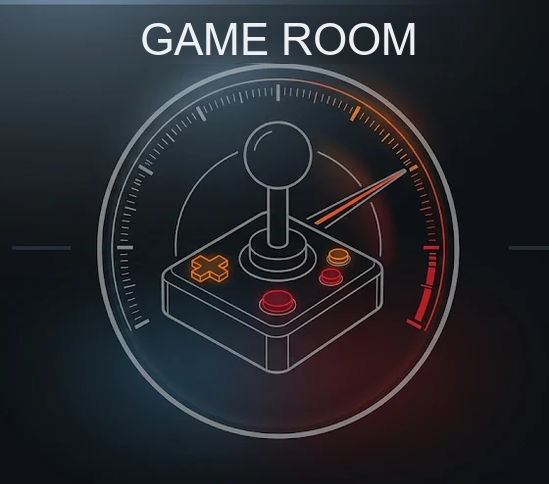
#> input picture source/native/art/previews/GameRoom.png, 549 x 484 px; its folder holds only this picture in this run
$ python make_gameroom.py
#> lines starting #> are read from the running program, lines starting #| are printed output that depends on the picture
### source/native/tools/preview.py
"""Static hover previews for the iDrive app list.

Without a preview model, iDrive renders an app's real page when the app is only
hovered in the list. That page then counts as "visible", so the app starts its
data worker and sends screen updates while iDrive is at its busiest (list
animation + preview), which is when the HMI freeze was hit. NBT-AAD avoids this
with a StatePreview model pointing at a separate page that holds one 549x484
picture; we do the same. The real page (and the live data) only starts once
the app is actually opened.

IDs used by Game Room's preview:
  model 120 = raPreviewModel (StatePreview -> state 106)
  model 121 = imageIdModel holding the preview picture
  state 106 = preview page, appended LAST so existing state numbers do not move
  component 260 = the picture on that page
"""
from pathlib import Path
from xml.etree import ElementTree as ET

from PIL import Image

PREVIEW_MODEL, PICTURE_MODEL, PREVIEW_STATE, PICTURE_COMPONENT = 120, 121, 106, 260
WIDTH, HEIGHT = 549, 484
BACKGROUND = "#0b0f14"


def add(app, image_id, title):
    """Wire the preview into a <pluginApp> element. Call after all other states exist."""
#> called with image_id = 57801, title = 'Game Room'
    app.find("entryButton").set("previewModel", str(PREVIEW_MODEL))
    models = app.find("models")
    ET.SubElement(models, "raPreviewModel", id=str(PREVIEW_MODEL), modelType="StatePreview",
                  previewState=str(PREVIEW_STATE))
    ET.SubElement(models, "imageIdModel", id=str(PICTURE_MODEL), imageId=str(image_id))
    state = ET.SubElement(app.find("hmiStates"), "hmiState", id=str(PREVIEW_STATE), text=title)
    picture = ET.SubElement(ET.SubElement(state, "components"), "image",
                            id=str(PICTURE_COMPONENT), model=str(PICTURE_MODEL))
    properties = ET.SubElement(picture, "properties")
    for prop, value in ((3, "true"), (9, WIDTH), (10, HEIGHT), (20, 0), (21, 0)):
        ET.SubElement(properties, "property", id=str(prop), value=str(value))


CUSTOM = Path(__file__).resolve().parents[1] / "art" / "previews"


def picture(app_name, make_default):
    """The owner's own preview (art/previews/<app_name>.png, any size: it is fitted
    to 549x484 on the dark background) if present, else make_default()."""
#> called with app_name = 'GameRoom'
    path = CUSTOM / f"{app_name}.png"
    if not path.is_file():
        return make_default()
    own = Image.open(path).convert("RGBA")
    scale = min(WIDTH / own.width, HEIGHT / own.height)
#> scale = 1
    own = own.resize((max(1, round(own.width * scale)), max(1, round(own.height * scale))), Image.LANCZOS)
    image = Image.new("RGBA", (WIDTH, HEIGHT), BACKGROUND)
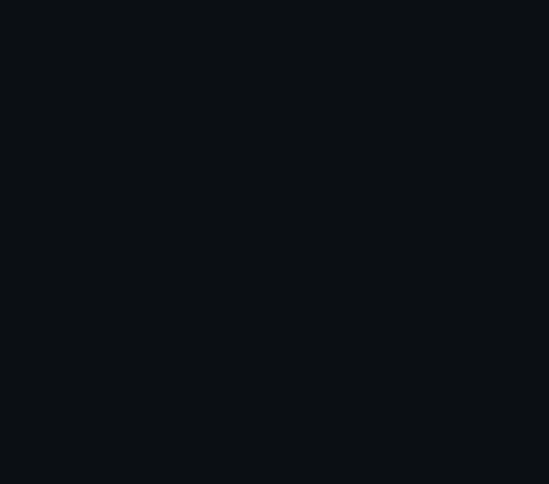
#> image: PIL image 549x484 RGBA; mean R, G, B, A 11, 15, 20, 255
    image.paste(own, ((WIDTH - own.width) // 2, (HEIGHT - own.height) // 2), own)
    return image


def png(image):
    """PNG bytes for an images zip."""
    from io import BytesIO
    data = BytesIO()
    image.save(data, format="PNG", optimize=True)
    return data.getvalue()

### source/native/tools/make_gameroom.py
"""Game Room app (every game: Freedoom, Tyrian, Quake, NES, Game Boy, PlayStation): layout, manifest, images (run from native/).

The page is a launcher: Play Phase 1, Play Phase 2, Continue last save and the pad layout, plus the hover preview picture
(art/previews/GameRoom.png). The game draws on its own screen layer
(src/freedoom_screen.h), so the page itself never changes (no model writes at all)."""
from io import BytesIO
from pathlib import Path
from zipfile import ZIP_STORED, ZipFile, ZipInfo

from xml.etree import ElementTree as ET

from PIL import Image

import preview

PREVIEW_IMAGE = 57801   # the My Vehicle hover picture (art/previews/GameRoom.png)

plug = Path("plugin")

XML = """<?xml version='1.0' encoding='utf-8'?>
<pluginApps>
  <pluginApp applicationType="VehicleInformation" applicationWeight="220" text="Game Room">
    <entryButton id="1" action="10">
      <properties>
        <property id="23" value="2" />
      </properties>
    </entryButton>
    <actions>
      <hmiAction id="10" target="100" />
      <raAction id="30" />
      <raAction id="31" />
    </actions>
    <hmiStates>
      <hmiState id="100" text="Game Room">
        <components>
          <button id="220" action="30" text="Play (choose a game; wired Xbox pad in the USB port)" />
          <button id="221" action="31" text="Continue last save" />
          <label id="200" text="Freedoom, Tyrian, Quake, NES, Game Boy and PlayStation. Pick a game with the d-pad and A; B leaves the list." />
          <label id="201" text="PC games: left stick moves, RT fires, Menu opens the game's menu (save, load, quit). Questions: A yes, B no." />
          <label id="202" text="Consoles: A / B / X / Y are the console's buttons, Menu Start, View Select. Xbox button: save state, load, other game." />
          <label id="203" text="BACK on the iDrive controller ends the game." />
        </components>
      </hmiState>
    </hmiStates>
  </pluginApp>
</pluginApps>
"""

MANIFEST = """<?xml version='1.0' encoding='utf-8'?>
<plugin>
  <name>GameRoom</name>
  <type>App</type>
  <file>{pluginDir}/GameRoom</file>
  <config>
    <autoStart>yes</autoStart>
    <dependencies>
      <pluginAppConnector>
        <type>Etch</type>
        <id>220</id>
        <asyncCallbacks>yes</asyncCallbacks>
      </pluginAppConnector>
    </dependencies>
    <parameters>
      <DescFile>{pluginDir}/GameRoom.xml</DescFile>
      <ImageDBFile>{pluginDir}/GameRoom_ALL_Images.zip</ImageDBFile>
      <TextDBFile>{pluginDir}/GameRoom_ALL_Texts.zip</TextDBFile>
    </parameters>
  </config>
</plugin>"""


def crlf(text):
    return text.replace("\r\n", "\n").replace("\n", "\r\n").encode("utf-8")


doc = ET.ElementTree(ET.fromstring(XML))
app = doc.getroot().find("pluginApp")
if app.find("models") is None:
    models = ET.Element("models")
    app.insert(list(app).index(app.find("hmiStates")), models)
preview.add(app, PREVIEW_IMAGE, "Game Room")
ET.indent(doc, space="  ")
text = "<?xml version='1.0' encoding='utf-8'?>\n" + ET.tostring(doc.getroot(), encoding="unicode") + "\n"
(plug / "GameRoom.xml").write_bytes(crlf(text))
(plug / "GameRoom.manifest").write_bytes(crlf(MANIFEST))
# The page itself uses no images: 57800 is a blank placeholder; 57801 is the hover preview picture.
with ZipFile(plug / "GameRoom_ALL_Images.zip", "w") as archive:
    data = BytesIO()
    Image.new("RGBA", (1, 1)).save(data, format="PNG", optimize=True)
    archive.writestr(ZipInfo("57800.png"), data.getvalue(), ZIP_STORED)
    archive.writestr(ZipInfo(f"{PREVIEW_IMAGE}.png"), preview.png(preview.picture("GameRoom", lambda: None)), ZIP_STORED)
print("ok")
